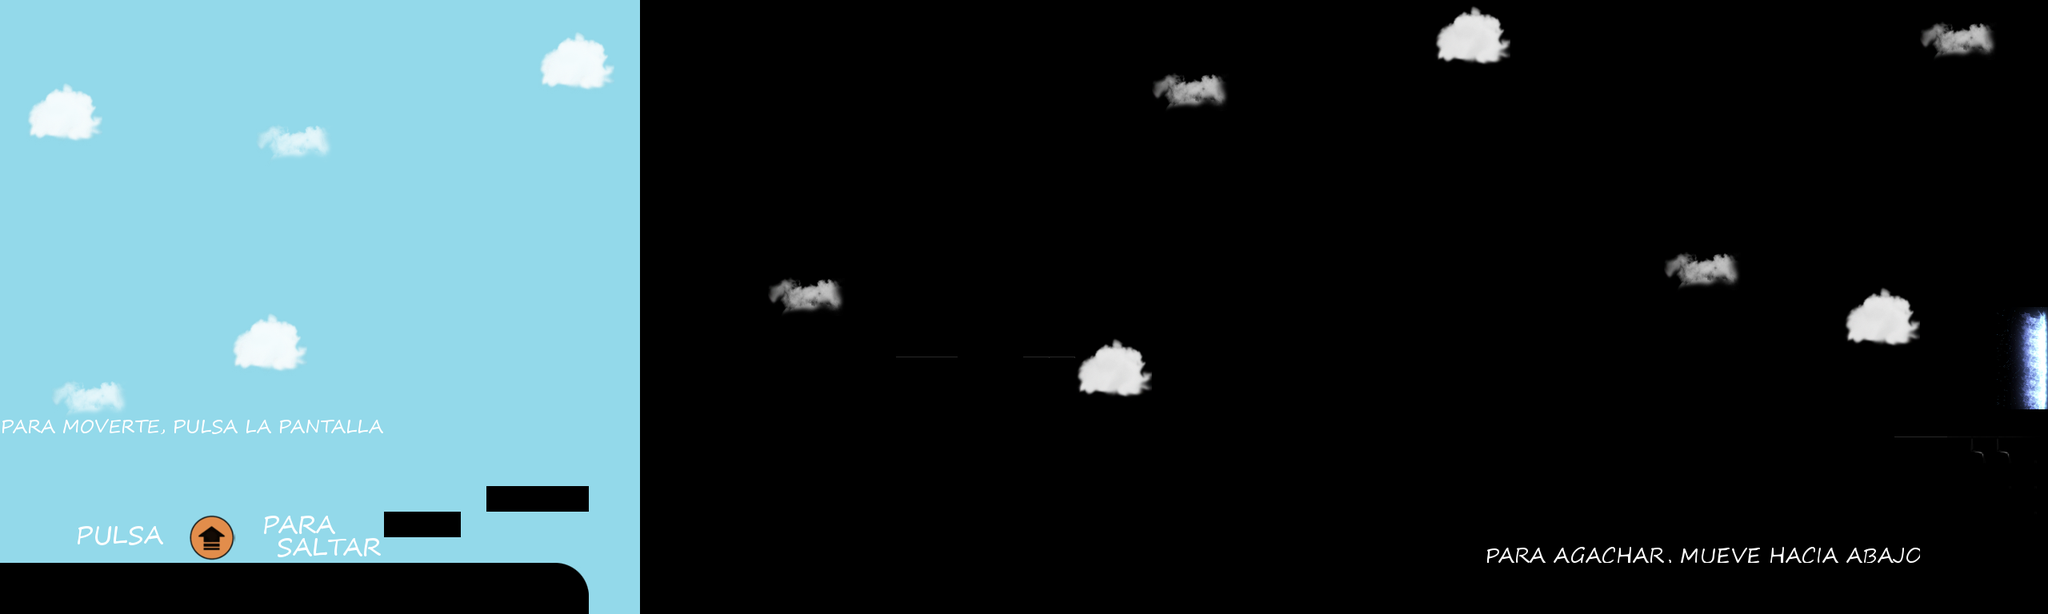

This is a level from a 2D game, rendered from its Tiled map with the project's own tilesets. A one-line summary and the map file follow, with tile-layer data summarised:
An orthogonal 80x24 tile map with 32x32 px tiles, 5 tile layers (bg, fx, floor, xfx, ...), 12 tilesets and 18 objects.

<map version="1.0" orientation="orthogonal" renderorder="left-down" width="80" height="24" tilewidth="32" tileheight="32" nextobjectid="73">
 <tileset firstgid="1" name="fondo" tilewidth="32" tileheight="32" tilecount="9">
  <image source="bck.png" trans="ff00ff" width="96" height="96" />
 </tileset>
 <tileset firstgid="10" name="pltone" tilewidth="32" tileheight="32" tilecount="40">
  <image source="pltone.png" trans="ff00ff" width="160" height="256" />
 </tileset>
 <tileset firstgid="50" name="plttwo" tilewidth="32" tileheight="32" tilecount="28">
  <image source="plttwo.png" trans="ff00ff" width="224" height="128" />
 </tileset>
 <tileset firstgid="78" name="borde2" tilewidth="32" tileheight="32" tilecount="56">
  <image source="borde2.png" trans="ff00ff" width="448" height="128" />
 </tileset>
 <tileset firstgid="134" name="cldfor" tilewidth="32" tileheight="32" tilecount="9">
  <image source="cldfor.png" trans="ff00ff" width="96" height="96" />
 </tileset>
 <tileset firstgid="143" name="clthr" tilewidth="32" tileheight="32" tilecount="9">
  <image source="clthr.png" trans="ff00ff" width="96" height="96" />
 </tileset>
 <tileset firstgid="152" name="hno" tilewidth="32" tileheight="32" tilecount="9">
  <image source="hno.png" trans="ff00ff" width="96" height="96" />
 </tileset>
 <tileset firstgid="161" name="hgo" tilewidth="32" tileheight="32" tilecount="9">
  <image source="hgo.png" trans="ff00ff" width="96" height="96" />
 </tileset>
 <tileset firstgid="170" name="portal" tilewidth="32" tileheight="32" tilecount="64">
  <image source="portaldrc.png" width="256" height="256" />
  <tile id="0">
   <properties>
    <property name="part1" value="1" />
   </properties>
  </tile>
  <tile id="1">
   <properties>
    <property name="part5" value="1" />
   </properties>
  </tile>
  <tile id="2">
   <properties>
    <property name="part1" value="2" />
   </properties>
  </tile>
  <tile id="3">
   <properties>
    <property name="part5" value="2" />
   </properties>
  </tile>
  <tile id="4">
   <properties>
    <property name="part1" value="3" />
   </properties>
  </tile>
  <tile id="5">
   <properties>
    <property name="part5" value="3" />
   </properties>
  </tile>
  <tile id="6">
   <properties>
    <property name="part1" value="4" />
   </properties>
  </tile>
  <tile id="7">
   <properties>
    <property name="part5" value="4" />
   </properties>
  </tile>
  <tile id="8">
   <properties>
    <property name="part2" value="1" />
   </properties>
  </tile>
  <tile id="9">
   <properties>
    <property name="part6" value="1" />
   </properties>
  </tile>
  <tile id="10">
   <properties>
    <property name="part2" value="2" />
   </properties>
  </tile>
  <tile id="11">
   <properties>
    <property name="part6" value="2" />
   </properties>
  </tile>
  <tile id="12">
   <properties>
    <property name="part2" value="3" />
   </properties>
  </tile>
  <tile id="13">
   <properties>
    <property name="part6" value="3" />
   </properties>
  </tile>
  <tile id="14">
   <properties>
    <property name="part2" value="4" />
   </properties>
  </tile>
  <tile id="15">
   <properties>
    <property name="part6" value="4" />
   </properties>
  </tile>
  <tile id="16">
   <properties>
    <property name="part3" value="1" />
   </properties>
  </tile>
  <tile id="17">
   <properties>
    <property name="part7" value="1" />
   </properties>
  </tile>
  <tile id="18">
   <properties>
    <property name="part3" value="2" />
   </properties>
  </tile>
  <tile id="19">
   <properties>
    <property name="part7" value="2" />
   </properties>
  </tile>
  <tile id="20">
   <properties>
    <property name="part3" value="3" />
   </properties>
  </tile>
  <tile id="21">
   <properties>
    <property name="part7" value="3" />
   </properties>
  </tile>
  <tile id="22">
   <properties>
    <property name="part3" value="4" />
   </properties>
  </tile>
  <tile id="23">
   <properties>
    <property name="part7" value="4" />
   </properties>
  </tile>
  <tile id="24">
   <properties>
    <property name="part4" value="1" />
   </properties>
  </tile>
  <tile id="25">
   <properties>
    <property name="part8" value="1" />
   </properties>
  </tile>
  <tile id="26">
   <properties>
    <property name="part4" value="2" />
   </properties>
  </tile>
  <tile id="27">
   <properties>
    <property name="part8" value="2" />
   </properties>
  </tile>
  <tile id="28">
   <properties>
    <property name="part4" value="3" />
   </properties>
  </tile>
  <tile id="29">
   <properties>
    <property name="part8" value="3" />
   </properties>
  </tile>
  <tile id="30">
   <properties>
    <property name="part4" value="4" />
   </properties>
  </tile>
  <tile id="31">
   <properties>
    <property name="part8" value="4" />
   </properties>
  </tile>
 </tileset>
 <tileset firstgid="234" name="inst1" tilewidth="32" tileheight="32" tilecount="32">
  <image source="move.png" trans="ff00ff" width="524" height="76" />
 </tileset>
 <tileset firstgid="266" name="salto" tilewidth="32" tileheight="32" tilecount="24">
  <image source="jump.png" trans="ff00ff" width="384" height="64" />
 </tileset>
 <tileset firstgid="290" name="crouch" tilewidth="32" tileheight="32" tilecount="17">
  <image source="crouch.png" trans="ff00ff" width="567" height="50" />
 </tileset>
 <layer name="bg" width="80" height="24">
  <data>[1920 cells, 600 non-empty, 1 distinct tile ids]</data>
 </layer>
 <layer name="fx" width="80" height="24">
  <data>[1920 cells, 54 non-empty, 9 distinct tile ids]</data>
 </layer>
 <layer name="floor" width="80" height="24">
  <data>[1920 cells, 175 non-empty, 12 distinct tile ids]</data>
 </layer>
 <layer name="xfx" width="80" height="24">
  <data>[1920 cells, 54 non-empty, 9 distinct tile ids]</data>
 </layer>
 <layer name="more" width="80" height="24">
  <data>[1920 cells, 132 non-empty, 110 distinct tile ids]</data>
 </layer>
 <objectgroup name="objetos">
  <object id="3" x="1" y="705" width="703" height="62">
   <properties>
    <property name="clase" value="1" />
   </properties>
  </object>
  <object id="8" x="480" y="640" width="96" height="32">
   <properties>
    <property name="clase" value="1" />
   </properties>
  </object>
  <object id="9" x="608" y="608" width="128" height="32">
   <properties>
    <property name="clase" value="1" />
   </properties>
  </object>
  <object id="10" x="799" y="544" width="96" height="32">
   <properties>
    <property name="clase" value="1" />
   </properties>
  </object>
  <object id="11" x="992" y="545" width="32" height="32">
   <properties>
    <property name="clase" value="1" />
   </properties>
  </object>
  <object id="12" x="1120" y="447" width="224" height="32">
   <properties>
    <property name="clase" value="1" />
   </properties>
  </object>
  <object id="13" x="838" y="702" width="754" height="64">
   <properties>
    <property name="clase" value="1" />
   </properties>
  </object>
  <object id="16" x="1764" y="705" width="796" height="64">
   <properties>
    <property name="clase" value="1" />
   </properties>
  </object>
  <object id="17" x="1888" y="608" width="128" height="32">
   <properties>
    <property name="clase" value="1" />
   </properties>
  </object>
  <object id="18" x="2208" y="608" width="96" height="32">
   <properties>
    <property name="clase" value="1" />
   </properties>
  </object>
  <object id="19" x="2304" y="545" width="64" height="29">
   <properties>
    <property name="clase" value="1" />
   </properties>
  </object>
  <object id="20" x="2367" y="512" width="192" height="32">
   <properties>
    <property name="clase" value="1" />
   </properties>
  </object>
  <object id="66" x="2542" y="384" width="16" height="127">
   <properties>
    <property name="clase" value="p" />
   </properties>
  </object>
 </objectgroup>
 <objectgroup name="coins">
  <!-- 5 objects omitted --></objectgroup>
</map>
<!-- 5 of 18 objects omitted -->
